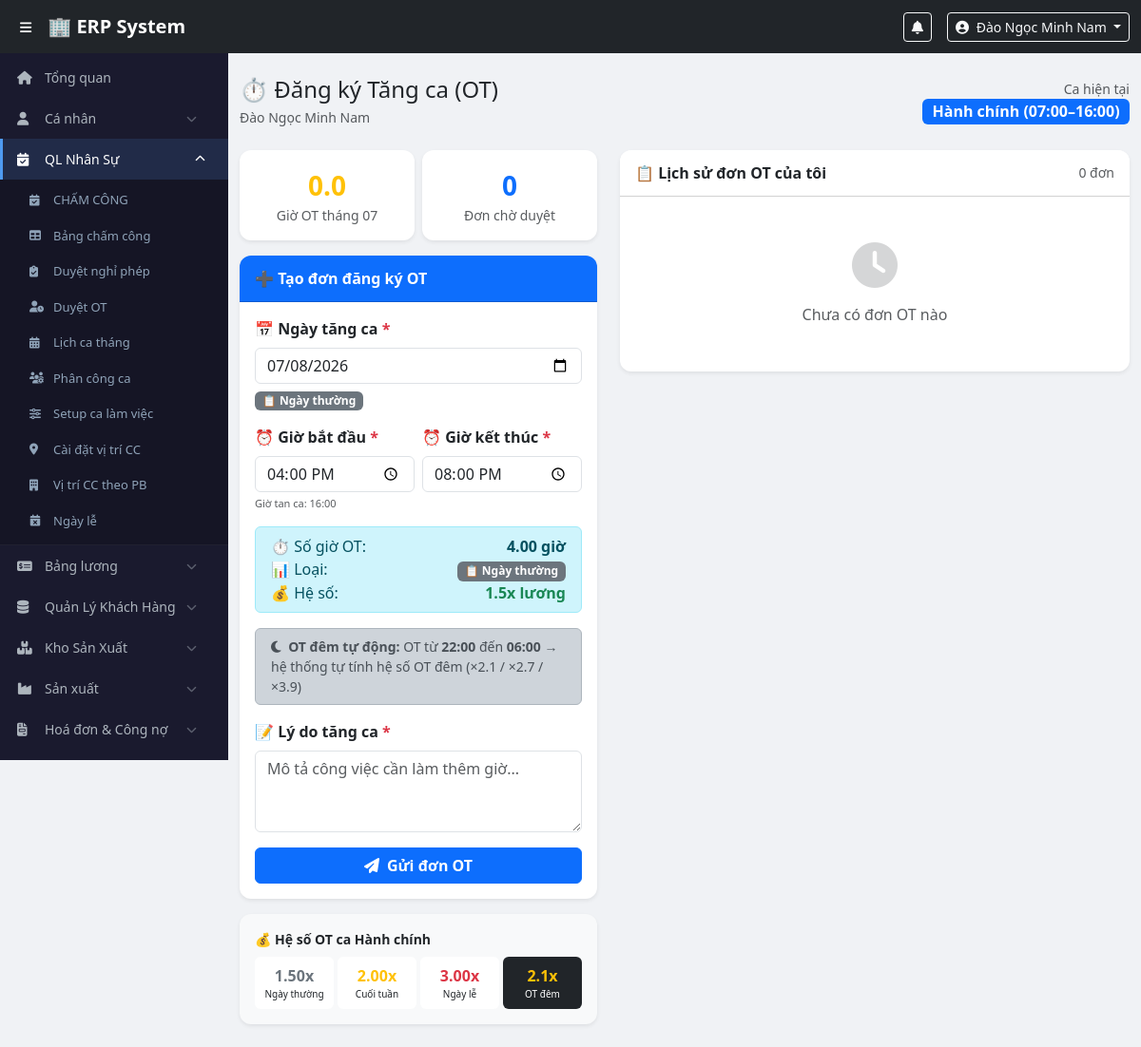
Page /modules/attendance/ot_request.php (signed in) on the committed database.
### tables this page shows
CREATE TABLE `work_shifts` (
  `id` int(11) NOT NULL,
  `shift_code` varchar(20) NOT NULL,
  `shift_name` varchar(100) NOT NULL,
  `start_time` time NOT NULL,
  `end_time` time NOT NULL,
  `late_threshold` int(11) DEFAULT 15,
  `break_minutes` int(11) DEFAULT 60,
  `work_hours` decimal(4,2) DEFAULT 8.00,
  `ot_multiplier` decimal(3,2) DEFAULT 1.50,
  `weekend_multiplier` decimal(3,2) DEFAULT 2.00,
  `holiday_multiplier` decimal(3,2) DEFAULT 3.00,
  `is_night_shift` tinyint(1) NOT NULL DEFAULT 0,
  `color` varchar(20) DEFAULT '#0d6efd',
  `is_active` tinyint(1) DEFAULT 1,
  `created_by` int(11) DEFAULT NULL,
  `created_at` timestamp NOT NULL DEFAULT current_timestamp()
);

### config/auth.php (called while the page is built, shortened)
<?php
function currentUser() {
    return [
        'id'          => $_SESSION['user_id']   ?? null,
        'full_name'   => $_SESSION['full_name'] ?? '',
        'username'    => $_SESSION['username']  ?? '',
        'role'        => $_SESSION['role']      ?? '',
        'role_name'   => $_SESSION['role_name'] ?? '',
        'employee_code' => $_SESSION['employee_code'] ?? '',
        'department_id' => $_SESSION['department_id'] ?? null,
    ];
}
?>

### modules/attendance/ot_request.php (the view, shortened to what this page needs)
<?php
require_once $_SERVER['DOCUMENT_ROOT'] . '/erp/config/auth.php';
$pdo  = getDBConnection();
$user = currentUser();
$myShift = $pdo->prepare("
    SELECT ws.* FROM employee_shifts es
    JOIN work_shifts ws ON es.shift_id = ws.id
    WHERE es.user_id = ? AND es.effective_date <= CURDATE()
      AND (es.end_date IS NULL OR es.end_date >= CURDATE())
    ORDER BY es.effective_date DESC LIMIT 1
");
$myShift->execute([$user['id']]);
$myShift = $myShift->fetch();
$stmt = $pdo->prepare("
    SELECT ot.*, ws.shift_name, ws.color AS shift_color,
           u.full_name AS approver_name
    FROM overtime_requests ot
    LEFT JOIN work_shifts ws ON ot.shift_id = ws.id
    LEFT JOIN users u ON ot.approved_by = u.id
    WHERE ot.user_id = ?
    ORDER BY ot.created_at DESC
    LIMIT 30
");
$stmt->execute([$user['id']]);
$myOTs = $stmt->fetchAll();
$totalOT = $pdo->prepare("
    SELECT SUM(hours) FROM overtime_requests
    WHERE user_id = ? AND status = 'approved'
      AND MONTH(ot_date) = ? AND YEAR(ot_date) = ?
");
$totalOT->execute([$user['id'], date('m'), date('Y')]);
$totalOTHours = $totalOT->fetchColumn() ?? 0;
include $_SERVER['DOCUMENT_ROOT'] . '/erp/includes/header.php';
include $_SERVER['DOCUMENT_ROOT'] . '/erp/includes/sidebar.php';
?>
<div class="main-content">
<div class="container-fluid py-4">
    <div class="d-flex justify-content-between align-items-center mb-4">
        <div>
            <h4 class="mb-1">⏱️ Đăng ký Tăng ca (OT)</h4>
            <p class="text-muted small mb-0"><?= htmlspecialchars($user['full_name']) ?></p>
        </div>
        <?php if ($myShift): ?>
        <div class="text-end">
            <div class="small text-muted">Ca hiện tại</div>
            <span class="badge fs-6" style="background:<?= $myShift['color'] ?>">
                <?= htmlspecialchars($myShift['shift_name']) ?>
                (<?= substr($myShift['start_time'],0,5) ?>–<?= substr($myShift['end_time'],0,5) ?>)
            </span>
        </div>
        <?php endif; ?>
    </div>
    <div class="row g-4">
        <div class="col-lg-5">
            <div class="row g-2 mb-3">
                <div class="col-6">
                    <div class="card border-0 shadow-sm text-center py-3">
                        <div class="fs-3 fw-bold text-warning"><?= number_format($totalOTHours, 1) ?></div>
                        <div class="small text-muted">Giờ OT tháng <?= date('m') ?></div>
                    </div>
                </div>
                <div class="col-6">
                    <div class="card border-0 shadow-sm text-center py-3">
                        <?php
                        $pendingCount = count(array_filter($myOTs, fn($o) => $o['status'] === 'pending'));
                        ?>
                        <div class="fs-3 fw-bold text-primary"><?= $pendingCount ?></div>
                        <div class="small text-muted">Đơn chờ duyệt</div>
                    </div>
                </div>
            </div>
            <div class="card border-0 shadow-sm">
                <div class="card-header bg-primary text-white fw-bold">
                    ➕ Tạo đơn đăng ký OT
                </div>
                <div class="card-body">
                    <form method="POST" id="otForm">
                        <div class="mb-3">
                            <label class="form-label fw-semibold">📅 Ngày tăng ca <span class="text-danger">*</span></label>
                            <input type="date" name="ot_date" id="otDate" class="form-control"
                                   value="<?= $_POST['ot_date'] ?? date('Y-m-d') ?>"
                                   min="<?= date('Y-m-d') ?>" required>
                            <div id="dayTypeBadge" class="mt-1"></div>
                        </div>
                        <div class="row g-2 mb-3">
                            <div class="col-6">
                                <label class="form-label fw-semibold">⏰ Giờ bắt đầu <span class="text-danger">*</span></label>
                                <input type="time" name="start_time" id="otStart" class="form-control"
                                       value="<?= $_POST['start_time'] ?? ($myShift ? substr($myShift['end_time'],0,5) : '17:00') ?>"
                                       required>
                                <?php if ($myShift): ?>
                                <div class="form-text" style="font-size:11px;">
                                    Giờ tan ca: <?= substr($myShift['end_time'],0,5) ?>
                                </div>
                                <?php endif; ?>
                            </div>
                            <div class="col-6">
                                <label class="form-label fw-semibold">⏰ Giờ kết thúc <span class="text-danger">*</span></label>
                                <input type="time" name="end_time" id="otEnd" class="form-control"
                                       value="<?= $_POST['end_time'] ?? '20:00' ?>"
                                       required>
                            </div>
                        </div>
                        <div id="otPreview" class="alert alert-info py-2 mb-3 d-none">
                            <div class="d-flex justify-content-between">
                                <span>⏱️ Số giờ OT:</span>
                                <strong id="previewHours">0 giờ</strong>
                            </div>
                            <div class="d-flex justify-content-between">
                                <span>📊 Loại:</span>
                                <span id="previewType">—</span>
                            </div>
                            <div class="d-flex justify-content-between">
                                <span>💰 Hệ số:</span>
                                <strong id="previewMultiplier" class="text-success">—</strong>
                            </div>
                        </div>
                        <div class="alert alert-dark py-2 mb-3 small">
                            <i class="fas fa-moon me-1"></i>
                            <?php if ($myShift && (int)$myShift['is_night_shift'] === 1): ?>
                                <strong>Ca đêm <?= substr($myShift['start_time'],0,5) ?>–<?= substr($myShift['end_time'],0,5) ?>:</strong>
                                Tất cả OT của bạn hôm nay được tính hệ số <strong>đêm</strong> tự động.
                            <?php else: ?>
                                <strong>OT đêm tự động:</strong> OT từ <strong>22:00</strong> đến <strong>06:00</strong>
                                → hệ thống tự tính hệ số OT đêm (×2.1 / ×2.7 / ×3.9)
                            <?php endif; ?>
                        </div>
                        <div class="mb-3">
                            <label class="form-label fw-semibold">📝 Lý do tăng ca <span class="text-danger">*</span></label>
                            <textarea name="reason" class="form-control" rows="3" required
                                      placeholder="Mô tả công việc cần làm thêm giờ..."><?= htmlspecialchars($_POST['reason'] ?? '') ?></textarea>
                        </div>
                        <button type="submit" class="btn btn-primary w-100 fw-bold">
                            <i class="fas fa-paper-plane me-2"></i>Gửi đơn OT
                        </button>
                    </form>
                </div>
            </div>
            <?php if ($myShift): ?>
            <div class="card border-0 shadow-sm mt-3 bg-light">
                <div class="card-body py-3">
                    <p class="fw-bold small mb-2">💰 Hệ số OT ca <?= htmlspecialchars($myShift['shift_name']) ?></p>
                    <div class="row g-1 text-center">
                        <div class="col-3">
                            <div class="bg-white rounded p-2">
                                <div class="fw-bold text-secondary"><?= $myShift['ot_multiplier'] ?>x</div>
                                <div style="font-size:10px;">Ngày thường</div>
                            </div>
                        </div>
                        <div class="col-3">
                            <div class="bg-white rounded p-2">
                                <div class="fw-bold text-warning"><?= $myShift['weekend_multiplier'] ?>x</div>
                                <div style="font-size:10px;">Cuối tuần</div>
                            </div>
                        </div>
                        <div class="col-3">
                            <div class="bg-white rounded p-2">
                                <div class="fw-bold text-danger"><?= $myShift['holiday_multiplier'] ?>x</div>
                                <div style="font-size:10px;">Ngày lễ</div>
                            </div>
                        </div>
                        <div class="col-3">
                            <div class="bg-dark rounded p-2">
                                <div class="fw-bold text-warning">2.1x</div>
                                <div style="font-size:10px;" class="text-white">OT đêm</div>
                            </div>
                        </div>
                    </div>
                </div>
            </div>
            <?php endif; ?>
        </div>
        <div class="col-lg-7">
            <div class="card border-0 shadow-sm">
                <div class="card-header bg-white d-flex justify-content-between align-items-center">
                    <span class="fw-bold">📋 Lịch sử đơn OT của tôi</span>
                    <small class="text-muted"><?= count($myOTs) ?> đơn</small>
                </div>
                <div class="card-body p-0">
                    <?php if (empty($myOTs)): ?>
                    <div class="text-center text-muted py-5">
                        <i class="fas fa-clock fa-3x mb-3 d-block opacity-25"></i>
                        Chưa có đơn OT nào
                    </div>
                    <?php endif; ?>
                </div>
            </div>
        </div>
    </div>
</div>
</div>
<?php include $_SERVER['DOCUMENT_ROOT'] . '/erp/includes/footer.php'; ?>

### assets/css/style.css (style rules this page uses)
body { padding-top: 56px; background: #f0f2f5; font-family: 'Segoe UI', sans-serif; }
.main-content { margin-left: 240px; transition: margin-left 0.3s; min-height: calc(100vh - 56px); }
.card { border-radius: 12px !important; }
.card-header { border-radius: 12px 12px 0 0 !important; padding: 12px 16px; }

### rows in the picture
work_shifts: shift_name "Hành chính", start_time "07:00", end_time "16:00", start_time "16:00", ot_multiplier "1.50", weekend_multiplier "2.00", holiday_multiplier "3.00"

### other values in the picture
$user['full_name'] "Đào Ngọc Minh Nam"
$totalOTHours "0.0"
$pendingCount "0"
count($myOTs) "0"
